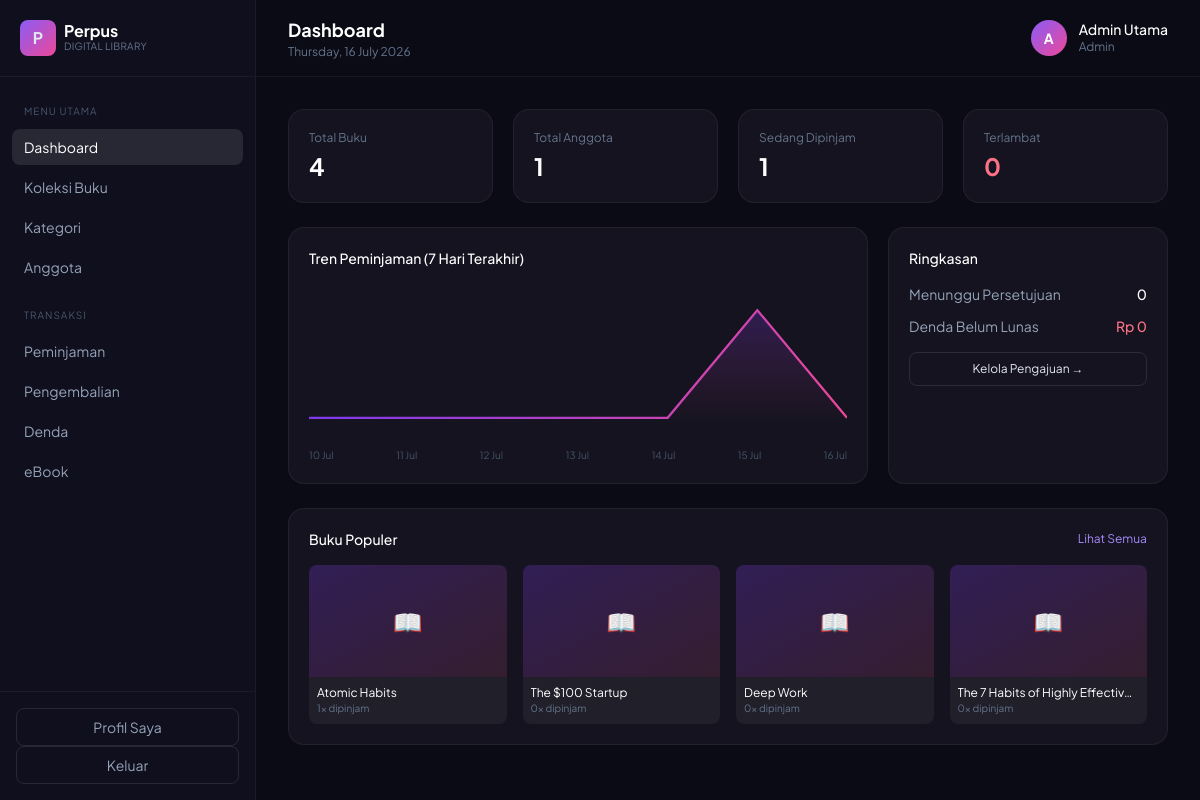
The app's page /dashboard (signed in) with its own data.
### tables this page shows
CREATE TABLE buku (
    id INT AUTO_INCREMENT PRIMARY KEY,
    judul VARCHAR(200) NOT NULL,
    penulis VARCHAR(150) NOT NULL,
    kategori_id INT NULL,
    deskripsi TEXT NULL,
    cover VARCHAR(255) NULL,
    stok INT NOT NULL DEFAULT 0,
    ebook_price INT NOT NULL DEFAULT 0,
    ebook_file VARCHAR(255) NULL,
    created_at DATETIME DEFAULT CURRENT_TIMESTAMP,
    FOREIGN KEY (kategori_id) REFERENCES kategori(id) ON DELETE SET NULL
);

### app/Controllers/DashboardController.php (called while the page is built, shortened)
<?php
class DashboardController extends Controller
{
    public function admin(): void
    {
        $bukuModel = new Buku();
        $userModel = new User();
        $peminjamanModel = new Peminjaman();
        $dendaModel = new Denda();
        $this->view('admin/dashboard', [
            'totalBuku'      => $bukuModel->count(),
            'totalAnggota'   => $userModel->countMembers(),
            'sedangDipinjam' => $peminjamanModel->countByStatus('dipinjam'),
            'menunggu'       => $peminjamanModel->countByStatus('menunggu'),
            'terlambat'      => $peminjamanModel->countTerlambat(),
            'tren'           => $peminjamanModel->trenPeminjaman(7),
            'bukuPopuler'    => $bukuModel->bukuPopuler(4),
            'totalDendaBelumLunas' => $dendaModel->totalBelumLunas(),
        ]);
    }
}

### public/index.php (called while the page is built, shortened)
<?php
require dirname(__DIR__) . '/app/Core/autoload.php';
require dirname(__DIR__) . '/app/Core/helpers.php';
$router = new Router();
$router->dispatch($_SERVER['REQUEST_URI'], $_SERVER['REQUEST_METHOD']);

### app/Core/Model.php (called while the page is built, shortened)
<?php
abstract class Model
{
    public function __construct()
    {
        $this->db = Database::connect();
    }
}

### app/Core/autoload.php (called while the page is built, shortened)
<?php
spl_autoload_register(function (string $class) {
    $prefix = 'App\\';
    $relative = substr($class, strlen($prefix));
    $file = BASE_PATH . '/app/' . str_replace('\\', '/', $relative) . '.php';
});

### app/Core/Database.php (called while the page is built, shortened)
<?php
class Database
{
    private static ?PDO $instance = null;
    public static function connect(): PDO
    {
        if (self::$instance !== null) {
            return self::$instance;
        }
        try {
            if (DB_DRIVER === 'sqlite') {
                $dsn = 'sqlite:' . DB_SQLITE_PATH;
                self::$instance = new PDO($dsn);
                self::$instance->exec('PRAGMA foreign_keys = ON');
            } else {
                $dsn = 'mysql:host=' . DB_HOST . ';port=' . DB_PORT . ';dbname=' . DB_NAME . ';charset=utf8mb4';
                self::$instance = new PDO($dsn, DB_USER, DB_PASS);
            }
            self::$instance->setAttribute(PDO::ATTR_ERRMODE, PDO::ERRMODE_EXCEPTION);
            self::$instance->setAttribute(PDO::ATTR_DEFAULT_FETCH_MODE, PDO::FETCH_ASSOC);
            self::$instance->setAttribute(PDO::ATTR_EMULATE_PREPARES, false);
            return self::$instance;
        } catch (PDOException $e) {
            error_log('DB Connection Error: ' . $e->getMessage());
            http_response_code(500);
            die('Terjadi kesalahan pada server. Silakan hubungi administrator.');
        }
    }
}

### app/Models/Buku.php (called while the page is built, shortened)
<?php
class Buku extends Model
{
    public function bukuPopuler(int $limit = 4): array
    {
        try {
            $stmt = $this->db->prepare(
                "SELECT buku.*, COUNT(peminjaman.id) AS total_pinjam
                 FROM buku
                 LEFT JOIN peminjaman ON peminjaman.buku_id = buku.id
                 GROUP BY buku.id
                 ORDER BY total_pinjam DESC, buku.created_at DESC
                 LIMIT :lim"
            );
            $stmt->bindValue(':lim', $limit, \PDO::PARAM_INT);
            $stmt->execute();
            return $stmt->fetchAll();
        } catch (PDOException $e) {
            error_log($e->getMessage());
            return [];
        }
    }
}

### app/Core/helpers.php (called while the page is built, shortened)
<?php
function url(string $path = ''): string
{
    $path = '/' . ltrim($path, '/');
    return APP_URL . $path;
}
function e(?string $value): string
{
    return htmlspecialchars($value ?? '', ENT_QUOTES, 'UTF-8');
}
function rupiah($angka): string
{
    return 'Rp ' . number_format((float) $angka, 0, ',', '.');
}

### app/Views/admin/dashboard.php (the view, shortened to what this page needs)
<?php
$max = max(1, max(array_column($tren, 'jumlah')));
$w = 700; $h = 160; $step = $w / (count($tren) - 1);
$points = [];
foreach ($tren as $i => $t) {
    $x = $i * $step;
    $y = $h - ($t['jumlah'] / $max) * ($h - 20) - 10;
    $points[] = "$x,$y";
}
$polyline = implode(' ', $points);
?>
<div class="grid grid-cols-2 md:grid-cols-4 gap-5 mb-6">
    <div class="card p-5">
        <p class="text-xs text-slate-500">Total Buku</p>
        <p class="text-2xl font-bold text-white mt-1"><?= (int) $totalBuku ?></p>
    </div>
    <div class="card p-5">
        <p class="text-xs text-slate-500">Total Anggota</p>
        <p class="text-2xl font-bold text-white mt-1"><?= (int) $totalAnggota ?></p>
    </div>
    <div class="card p-5">
        <p class="text-xs text-slate-500">Sedang Dipinjam</p>
        <p class="text-2xl font-bold text-white mt-1"><?= (int) $sedangDipinjam ?></p>
    </div>
    <div class="card p-5">
        <p class="text-xs text-slate-500">Terlambat</p>
        <p class="text-2xl font-bold text-rose-400 mt-1"><?= (int) $terlambat ?></p>
    </div>
</div>
<div class="grid md:grid-cols-3 gap-5 mb-6">
    <div class="card p-5 md:col-span-2">
        <p class="text-sm font-medium text-white mb-4">Tren Peminjaman (7 Hari Terakhir)</p>
        <svg viewBox="0 0 <?= $w ?> <?= $h ?>" class="w-full h-40">
            <polyline fill="none" stroke="url(#grad)" stroke-width="3" points="<?= $polyline ?>" />
            <polygon fill="url(#gradFill)" points="0,<?= $h ?> <?= $polyline ?> <?= $w ?>,<?= $h ?>" opacity="0.25" />
            <defs>
                <linearGradient id="grad" x1="0" y1="0" x2="1" y2="0">
                    <stop offset="0%" stop-color="#7c3aed" />
                    <stop offset="100%" stop-color="#ec4899" />
                </linearGradient>
                <linearGradient id="gradFill" x1="0" y1="0" x2="0" y2="1">
                    <stop offset="0%" stop-color="#7c3aed" />
                    <stop offset="100%" stop-color="#ec4899" stop-opacity="0" />
                </linearGradient>
            </defs>
        </svg>
        <div class="flex justify-between text-[10px] text-slate-600 mt-1">
            <?php foreach ($tren as $t): ?><span><?= e($t['tanggal']) ?></span><?php endforeach; ?>
        </div>
    </div>
    <div class="card p-5">
        <p class="text-sm font-medium text-white mb-4">Ringkasan</p>
        <div class="space-y-3 text-sm">
            <div class="flex justify-between"><span class="text-slate-400">Menunggu Persetujuan</span><span class="text-white font-medium"><?= (int) $menunggu ?></span></div>
            <div class="flex justify-between"><span class="text-slate-400">Denda Belum Lunas</span><span class="text-rose-400 font-medium"><?= rupiah($totalDendaBelumLunas) ?></span></div>
        </div>
        <a href="<?= url('/admin/peminjaman') ?>" class="block mt-4 text-center text-xs px-3 py-2 rounded-lg border border-white/10 hover:bg-white/5">Kelola Pengajuan &rarr;</a>
    </div>
</div>
<div class="card p-5">
    <div class="flex justify-between items-center mb-4">
        <p class="text-sm font-medium text-white">Buku Populer</p>
        <a href="<?= url('/admin/buku') ?>" class="text-xs text-violet-400 hover:underline">Lihat Semua</a>
    </div>
    <div class="grid grid-cols-2 md:grid-cols-4 gap-4">
        <?php foreach ($bukuPopuler as $b): ?>
            <div class="rounded-lg overflow-hidden bg-white/5">
                <div class="h-28 bg-gradient-to-br from-violet-900/40 to-pink-900/20 flex items-center justify-center">
                    <?php if (!empty($b['cover'])): ?>
                        <img src="<?= asset('uploads/covers/' . e($b['cover'])) ?>" class="h-full w-full object-cover">
                    <?php else: ?><span class="text-2xl">📖</span><?php endif; ?>
                </div>
                <div class="p-2">
                    <p class="text-xs text-white truncate"><?= e($b['judul']) ?></p>
                    <p class="text-[10px] text-slate-500"><?= (int) $b['total_pinjam'] ?>x dipinjam</p>
                </div>
            </div>
        <?php endforeach; ?>
    </div>
</div>

### app/Core/Router.php (shortened to what this page needs)
<?php
class Router
{
    private array $routes = [];
    private function add(string $method, string $path, $handler): void
    {
        $pattern = preg_replace('#\{[a-zA-Z_]+\}#', '([^/]+)', trim($path, '/'));
        $pattern = '#^' . $pattern . '$#';
        preg_match_all('#\{([a-zA-Z_]+)\}#', $path, $paramNames);
        $this->routes[$method][] = [
            'pattern' => $pattern,
            'handler' => $handler,
            'params'  => $paramNames[1],
        ];
    }
    public function dispatch(string $uri, string $method): void
    {
        $uri = trim(parse_url($uri, PHP_URL_PATH), '/');
        $uri = $uri === '' ? '' : $uri;
        foreach ($this->routes[$method] ?? [] as $route) {
            if (preg_match($route['pattern'], $uri, $matches)) {
                array_shift($matches);
                $params = array_combine($route['params'], $matches);
                $this->call($route['handler'], $params);
                return;
            }
        }
    }
    private function call($handler, array $params): void
    {
        [$controllerClass, $action] = $handler;
        $controller = new $controllerClass();
        call_user_func_array([$controller, $action], $params);
    }
}

### public/assets/css/app.css (style rules this page uses)
* { font-family: 'Plus Jakarta Sans', ui-sans-serif, system-ui, sans-serif; }
body { background: #0a0a12; }
.card { background: #14131f; border: 1px solid rgba(255,255,255,0.06); border-radius: 16px; transition: transform 0.15s ease, border-color 0.15s ease, box-shadow 0.15s ease; }

### records on screen
buku: stok "4", id "1", judul "The $100 Startup", total_pinjam "0"
buku: judul "Atomic Habits", total_pinjam "1"
buku: judul "Deep Work", total_pinjam "0"
buku: judul "The 7 Habits of Highly Effectiv…", total_pinjam "0"

### other values on screen
$terlambat "0"
$t['tanggal'] "10 Jul"
$t['tanggal'] "11 Jul"
$t['tanggal'] "12 Jul"
$t['tanggal'] "13 Jul"
$t['tanggal'] "14 Jul"
$t['tanggal'] "15 Jul"
$t['tanggal'] "16 Jul"
$menunggu "0"
rupiah($totalDendaBelumLunas) "Rp 0"
